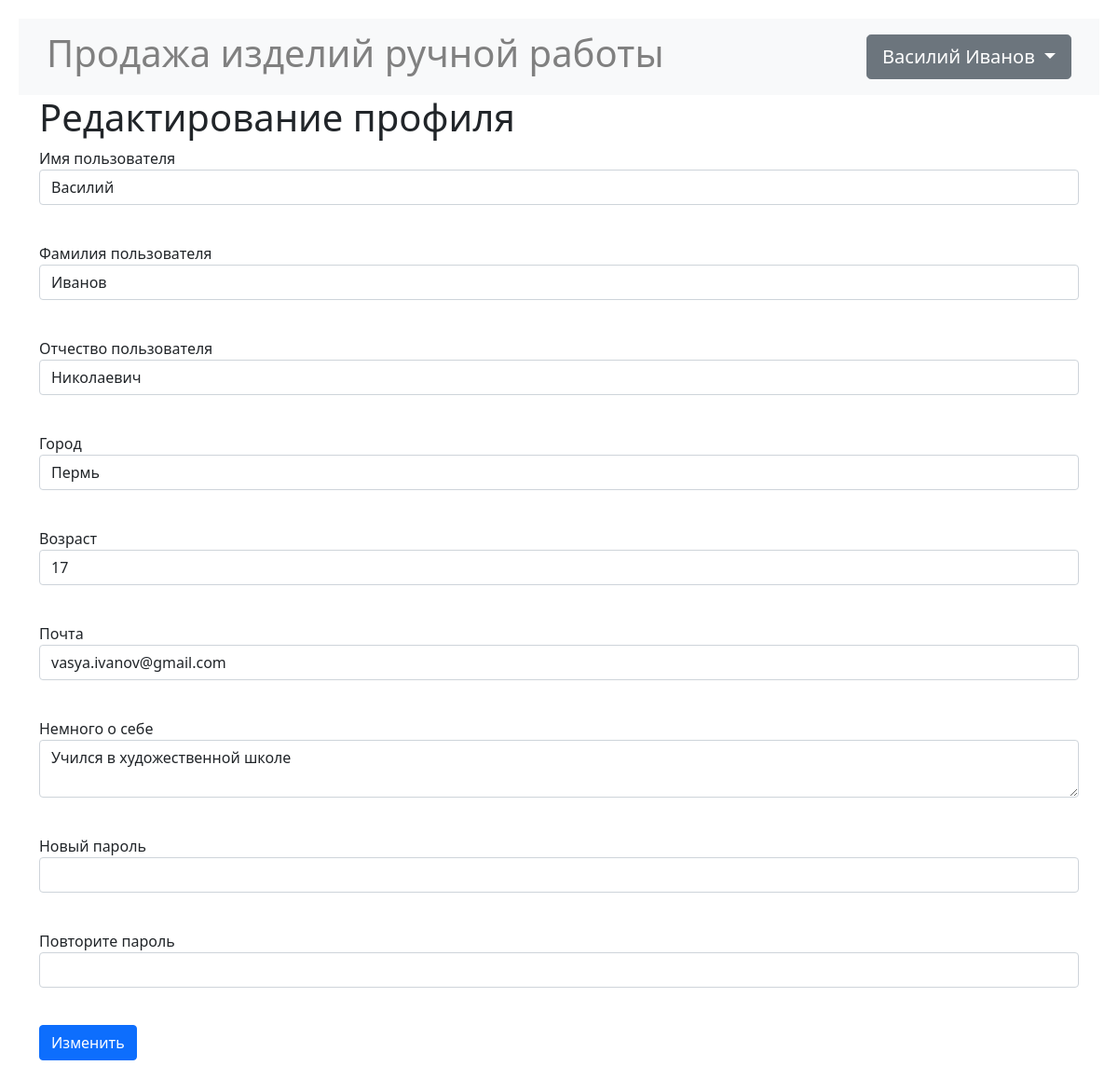
The app's page /profile_edit/1 (signed in), older data.
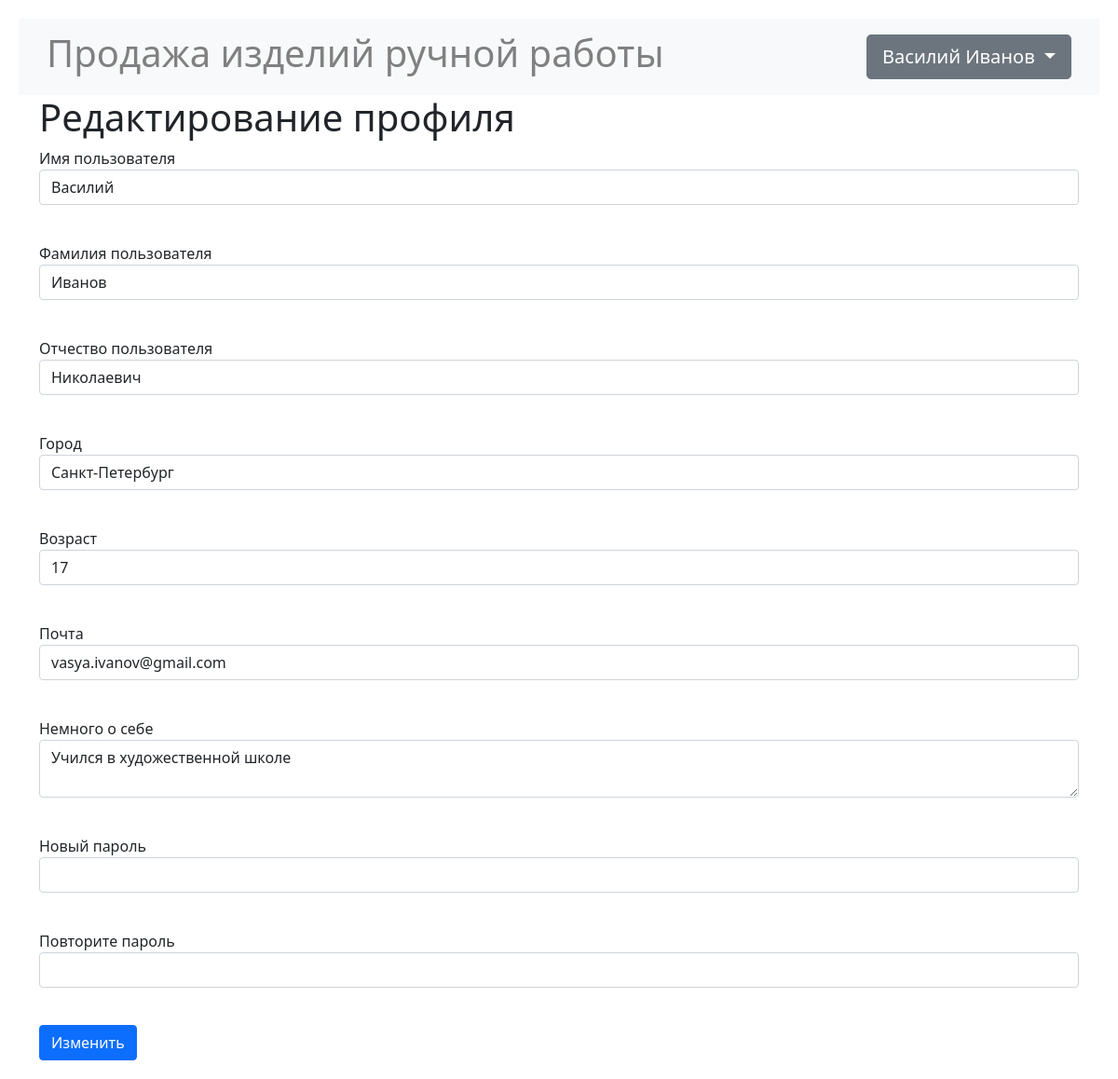
The same page, newer data.
### data/users.py (models this page shows, shortened)
class User(SqlAlchemyBase, UserMixin, SerializerMixin):
    __tablename__ = 'users'
    id = sqlalchemy.Column(sqlalchemy.Integer,
                           primary_key=True, autoincrement=True)
    name = sqlalchemy.Column(sqlalchemy.String, nullable=True)
    surname = sqlalchemy.Column(sqlalchemy.String, nullable=True)
    patronymic = sqlalchemy.Column(sqlalchemy.String, nullable=True)
    city = sqlalchemy.Column(sqlalchemy.String, nullable=True)
    age = sqlalchemy.Column(sqlalchemy.Integer, nullable=True)
    email = sqlalchemy.Column(sqlalchemy.String,
                              index=True, unique=True, nullable=True)
    about = sqlalchemy.Column(sqlalchemy.String, nullable=True)
    hashed_password = sqlalchemy.Column(sqlalchemy.String, nullable=True)
    created_date = sqlalchemy.Column(sqlalchemy.DateTime,
                                     default=datetime.datetime.now)
    ads = orm.relation("Ad", back_populates='user')

### main.py (the view, shortened to what this page needs)
@app.route('/profile_edit/<int:id>', methods=['GET', 'POST'])
@login_required
def edit_profile(id):
    form = EditProfileForm()
    if request.method == "GET":
        db_sess = db_session.create_session()
        user = db_sess.query(User).filter(User.id == id,
                                          id == current_user.id).first()
        if user:
            form.name.data = user.name
            form.surname.data = user.surname
            form.patronymic.data = user.patronymic
            form.city.data = user.city
            form.age.data = user.age
            form.email.data = user.email
            form.about.data = user.about
        else:
            abort(404)
    return render_template('register.html',
                           title='Редактирование профиля', form=form)

### forms/user.py
class EditProfileForm(RegisterForm):
    password = PasswordField('Новый пароль', validators=[DataRequired()])
    submit = SubmitField('Изменить')

### data/db_session.py (called while the page is built)
def create_session() -> Session:
    global __factory
    return __factory()

### main.py (called while the page is built)
@login_manager.user_loader
def load_user(user_id):
    db_sess = db_session.create_session()
    return db_sess.query(User).get(user_id)

### templates/register.html (shortened to what this page needs)
{% extends "base.html" %}
{% block content %}
<h1>{{ title }}</h1>
<form action="" method="post">
    <p>
        {{ form.name.label }}<br>
        {{ form.name(class="form-control") }}<br>
    <p>
        {{ form.surname.label }}<br>
        {{ form.surname(class="form-control") }}<br>
    <p>
        {{ form.patronymic.label }}<br>
        {{ form.patronymic(class="form-control") }}<br>
    <p>
        {{ form.city.label }}<br>
        {{ form.city(class="form-control") }}<br>
    <p>
        {{ form.age.label }}<br>
        {{ form.age(class="form-control") }}<br>
    <p>
        {{ form.email.label }}<br>
        {{ form.email(class="form-control", type="email") }}<br>
    <p>
        {{ form.about.label }}<br>
        {{ form.about(class="form-control") }}<br>
    <p>
        {{ form.password.label }}<br>
        {{ form.password(class="form-control", type="password") }}<br>
    <p>
        {{ form.password_again.label }}<br>
        {{ form.password_again(class="form-control", type="password") }}<br>
    <p>{{ form.submit(type="submit", class="btn btn-primary") }}</p>
</form>
{% endblock %}

### templates/base.html (shortened to what this page needs)
<!doctype html>
<html lang="en">
<head>
    <link href="https://cdn.jsdelivr.net/npm/bootstrap@5.1.3/dist/css/bootstrap.min.css"
          rel="stylesheet"
>
    <link rel="stylesheet" type="text/css" href={{css}}>
    <link rel="stylesheet" type="text/css" href="/static/css/base.css">
</head>
<body>
<header>
    <nav class="navbar navbar-light bg-light">
        <span class="navbar-text h1" data-bs-toggle="tooltip"
              data-bs-placement="bottom" title="Перейти на главную страницу">
            <a href="/" class="base_title"
               style="color:grey; white-space: nowrap;">
                Продажа изделий ручной работы</a></span>
        {% if current_user.is_authenticated %}
        <div class="btn-group">
            <button type="button"
                    class="btn btn-secondary btn-lg dropdown-toggle"
                    data-bs-toggle="dropdown" aria-expanded="false">
                {{ current_user.name }} {{ current_user.surname }}
            </button>
        </div>
        {% else %}
        <p>
            <a class="btn btn-primary"
               href="/register">Зарегистрироваться</a>
            <a class="btn btn-success" href="/login">Войти</a>
        </p>
        {% endif %}
    </nav>
</header>
<main role="main" class="container">
    {% block content %}{% endblock %}
</main>
</body>
</html>

Row changes from the older to the newer data that the page shows:
changed User "Василий": city "Пермь" → "Санкт-Петербург"
